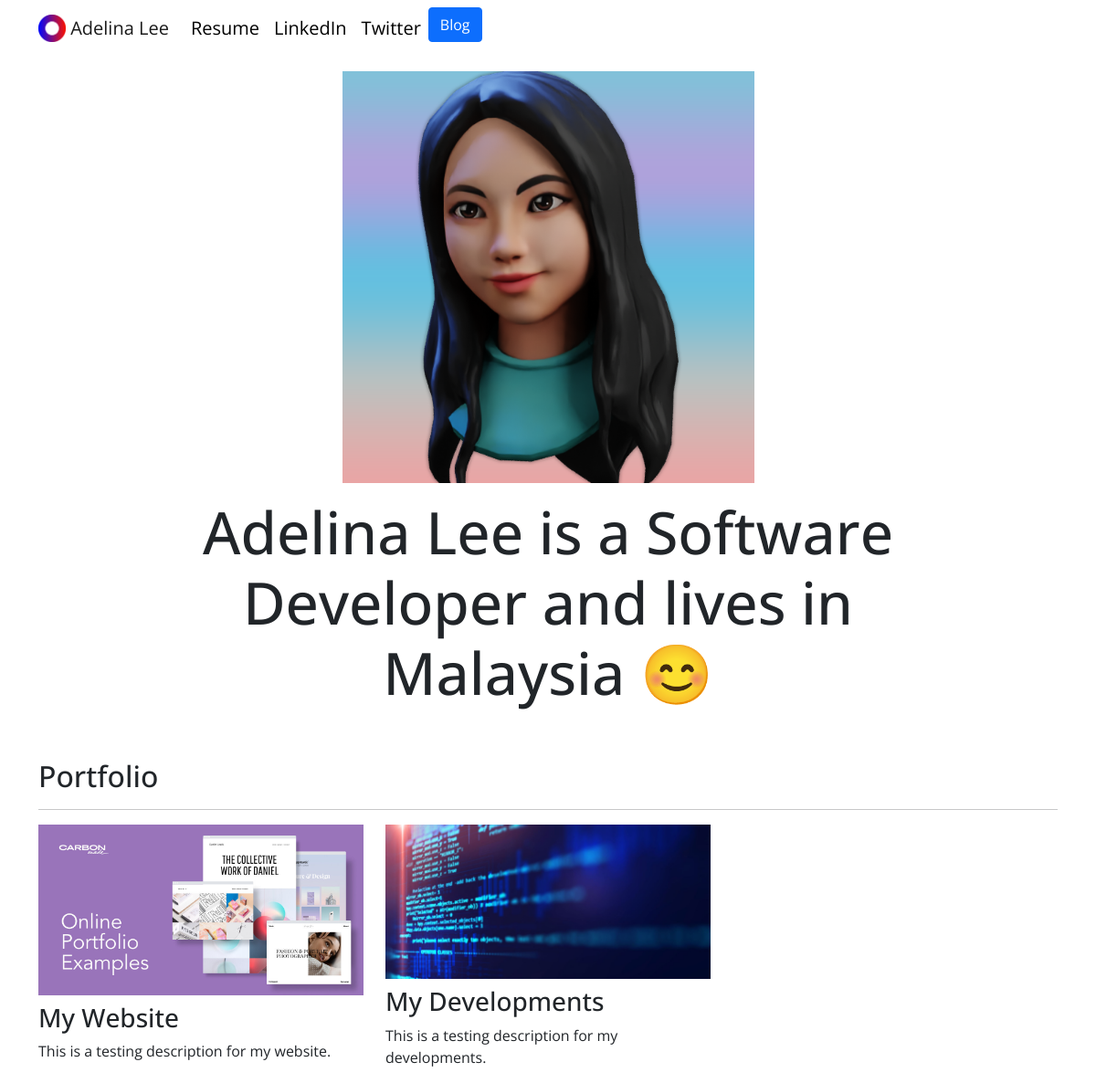
The page / on the database its author committed.
### portfolio/models.py (models this page shows, shortened)
class Project(models.Model):
    title = models.CharField(max_length=100, blank=False)
    description = models.CharField(max_length=250, blank=False)
    image = models.ImageField(upload_to='portfolio/images/')  # create a portfolio path
    url = models.URLField(blank=True)

### portfolio/views.py (the view)
# urls.py: 2. Add a URL to urlpatterns:  path('', views.home, name='home')
def home(request):
    projects = Project.objects.all()  # grabs all objects from models.py
    return render(request, 'portfolio/home.html',
                  {'projects': projects})  # call variable and turn it into db-type files

### portfolio/templates/portfolio/home.html (shortened to what this page needs)
{%  extends 'portfolio/base.html' %}
{% load static %}
{% block content %}
<!DOCTYPE html>
<html lang="en">
<head>
</head>
<body>
<div class="row justify-content-center my-3">
  <div class="col-5">
    <img src="{% static 'portfolio/Adelina3D.png' %}" class="img-fluid">
  </div>
</div>
<div class="row justify-content-center mb-3">
  <div class="col-md-9 text-center">
    <h1 id="hometext" class="font-weight-bold">Adelina Lee is a Software Developer and lives in Malaysia 😊</h1>
  </div>
</div>
<h2 class="mt-5">Portfolio</h2>
<hr>
<div class="row">
  {% for project in projects %}
  <div class="col-lg-4 col-md-6">
    {% if project.url %}
    <a href="{{ project.url }}">
      <img src="{{ project.image.url }}" class="img-fluid mb-2">
    </a>
    {% else %}
    <img src="{{ project.image.url }}" class="img-fluid mb-2">
    {% endif %}
    <h3>{{ project.title }}</h3>
    <p>{{ project.description }}</p>
  </div>
  {% endfor %}
</div>
</body>
</html>
{% endblock %}

### portfolio/templates/portfolio/base.html (shortened to what this page needs)
{% load static %}
<!DOCTYPE html>
<html lang="en">
<head>
    <link href="https://cdn.jsdelivr.net/npm/bootstrap@5.1.3/dist/css/bootstrap.min.css" rel="stylesheet"
>
    <link rel="stylesheet" href="{% static "portfolio/custom.css" %}">
</head>
<body>
<nav id="topNav" class="navbar navbar-expand-md navbar-light">
    <div class="container">
        <a class="navbar-brand" href="{% url 'home' %}">
            <img src="{% static "portfolio/Logo.png" %}" width="30" height="30" class="d-inline-block align-top"
                 alt="Nick's Logo">
            <span>Adelina Lee</span>
        </a>
        <div class="collapse navbar-collapse text-center" id="navbarNav">
            <ul class="navbar-nav ml-auto">
                <li class="nav-item">
                    <a class="nav-link" href="{% static "portfolio/ExampleResume.pdf" %}">Resume</a>
                </li>
                <li class="nav-item">
                    <a class="nav-link" href="#" target="_blank">LinkedIn</a>
                </li>
                <li class="nav-item">
                    <a class="nav-link" href="#" target="_blank">Twitter</a>
                </li>
                <li>
                    <a role="button" href="{% url 'blog:all_blogs' %}" class="btn btn-primary">Blog</a>
                </li>
            </ul>
        </div>
    </div>
</nav>
<div class="container">
    {% block content %}{% endblock %}
</div>
</body>
</html>

### portfolio/static/portfolio/custom.css (style rules this page uses)
.navbar-nav .nav-link { color: rgba(0,0,0,1) !important; }
body { font-family: 'Open Sans', sans-serif; }
.navbar-nav { font-size: 20px; }
@media (min-width: 992px) { #hometext { font-size: 4rem; } }

### rows shown on the page
Project: image (picture), title "My Website", description "This is a testing description for my website."
Project: image (picture), title "My Developments", description "This is a testing description for my developments."
